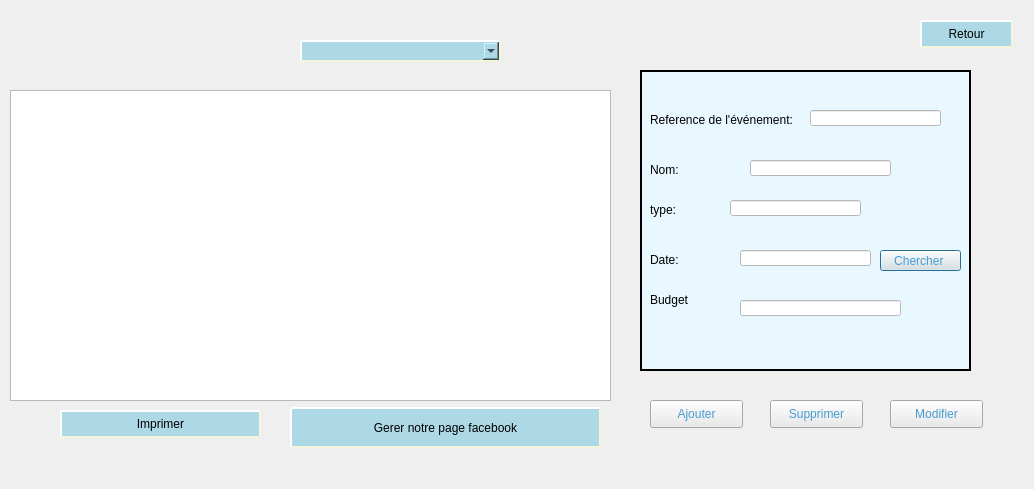
<?xml version="1.0" encoding="UTF-8"?>
<ui version="4.0">
 <class>crud_evenement</class>
 <widget class="QDialog" name="crud_evenement">
  <property name="geometry">
   <rect>
    <x>0</x>
    <y>0</y>
    <width>1034</width>
    <height>489</height>
   </rect>
  </property>
  <property name="windowTitle">
   <string>Gestion de l'évémentiel</string>
  </property>
  <widget class="QFrame" name="frame">
   <property name="geometry">
    <rect>
     <x>640</x>
     <y>70</y>
     <width>331</width>
     <height>301</height>
    </rect>
   </property>
   <property name="styleSheet">
    <string notr="true">background-color:rgb(233,248,255);</string>
   </property>
   <property name="frameShape">
    <enum>QFrame::Box</enum>
   </property>
   <property name="frameShadow">
    <enum>QFrame::Plain</enum>
   </property>
   <property name="lineWidth">
    <number>2</number>
   </property>
   <property name="midLineWidth">
    <number>0</number>
   </property>
   <widget class="QLabel" name="label_15">
    <property name="geometry">
     <rect>
      <x>10</x>
      <y>40</y>
      <width>161</width>
      <height>20</height>
     </rect>
    </property>
    <property name="styleSheet">
     <string notr="true"/>
    </property>
    <property name="text">
     <string>Reference de l'événement:</string>
    </property>
   </widget>
   <widget class="QLabel" name="label_16">
    <property name="geometry">
     <rect>
      <x>10</x>
      <y>90</y>
      <width>91</width>
      <height>20</height>
     </rect>
    </property>
    <property name="styleSheet">
     <string notr="true"/>
    </property>
    <property name="text">
     <string>Nom:</string>
    </property>
   </widget>
   <widget class="QLabel" name="label_23">
    <property name="geometry">
     <rect>
      <x>10</x>
      <y>220</y>
      <width>91</width>
      <height>20</height>
     </rect>
    </property>
    <property name="styleSheet">
     <string notr="true"/>
    </property>
    <property name="text">
     <string>Budget</string>
    </property>
   </widget>
   <widget class="QLabel" name="label_17">
    <property name="geometry">
     <rect>
      <x>10</x>
      <y>130</y>
      <width>141</width>
      <height>20</height>
     </rect>
    </property>
    <property name="styleSheet">
     <string notr="true"/>
    </property>
    <property name="text">
     <string>type:</string>
    </property>
   </widget>
   <widget class="QLabel" name="label_18">
    <property name="geometry">
     <rect>
      <x>10</x>
      <y>180</y>
      <width>41</width>
      <height>20</height>
     </rect>
    </property>
    <property name="styleSheet">
     <string notr="true"/>
    </property>
    <property name="text">
     <string>Date:</string>
    </property>
   </widget>
   <widget class="QLineEdit" name="ref">
    <property name="geometry">
     <rect>
      <x>170</x>
      <y>40</y>
      <width>131</width>
      <height>16</height>
     </rect>
    </property>
    <property name="styleSheet">
     <string notr="true">background-color: rgb(255, 255, 255);
font: 10pt &quot;MS Shell Dlg 2&quot;;
color: rgb(0, 0, 0);
text-decoration:none;</string>
    </property>
    <property name="clearButtonEnabled">
     <bool>true</bool>
    </property>
   </widget>
   <widget class="QLineEdit" name="nom">
    <property name="geometry">
     <rect>
      <x>110</x>
      <y>90</y>
      <width>141</width>
      <height>16</height>
     </rect>
    </property>
    <property name="styleSheet">
     <string notr="true">background-color: rgb(255, 255, 255);
font: 10pt &quot;MS Shell Dlg 2&quot;;
color: rgb(0, 0, 0);
text-decoration:none;</string>
    </property>
    <property name="clearButtonEnabled">
     <bool>true</bool>
    </property>
   </widget>
   <widget class="QLineEdit" name="date">
    <property name="geometry">
     <rect>
      <x>100</x>
      <y>180</y>
      <width>131</width>
      <height>16</height>
     </rect>
    </property>
    <property name="styleSheet">
     <string notr="true">background-color: rgb(255, 255, 255);
font: 10pt &quot;MS Shell Dlg 2&quot;;
color: rgb(0, 0, 0);
text-decoration:none;</string>
    </property>
    <property name="clearButtonEnabled">
     <bool>true</bool>
    </property>
   </widget>
   <widget class="QLineEdit" name="type">
    <property name="geometry">
     <rect>
      <x>90</x>
      <y>130</y>
      <width>131</width>
      <height>16</height>
     </rect>
    </property>
    <property name="styleSheet">
     <string notr="true">background-color: rgb(255, 255, 255);
font: 10pt &quot;MS Shell Dlg 2&quot;;
color: rgb(0, 0, 0);
text-decoration:none;</string>
    </property>
    <property name="clearButtonEnabled">
     <bool>true</bool>
    </property>
   </widget>
   <widget class="QLineEdit" name="budget">
    <property name="geometry">
     <rect>
      <x>100</x>
      <y>230</y>
      <width>161</width>
      <height>16</height>
     </rect>
    </property>
    <property name="styleSheet">
     <string notr="true">background-color: rgb(255, 255, 255);
font: 10pt &quot;MS Shell Dlg 2&quot;;
color: rgb(0, 0, 0);
text-decoration:none;</string>
    </property>
    <property name="clearButtonEnabled">
     <bool>true</bool>
    </property>
   </widget>
   <widget class="QPushButton" name="pushButton_chercherD_2">
    <property name="geometry">
     <rect>
      <x>240</x>
      <y>180</y>
      <width>81</width>
      <height>21</height>
     </rect>
    </property>
    <property name="styleSheet">
     <string notr="true">border-color: rgb(0, 123, 180);
font: 10pt &quot;MS Shell Dlg 2&quot;;
background-color: rgb(234, 234, 234);
color: qlineargradient(spread:reflect, x1:0, y1:0, x2:1, y2:0, stop:0.512712 rgba(70, 156, 208, 255));</string>
    </property>
    <property name="text">
     <string>Chercher </string>
    </property>
   </widget>
  </widget>
  <widget class="QPushButton" name="pushButton_Modifier_C">
   <property name="geometry">
    <rect>
     <x>890</x>
     <y>400</y>
     <width>93</width>
     <height>28</height>
    </rect>
   </property>
   <property name="styleSheet">
    <string notr="true">border-color: rgb(0, 123, 180);
font: 10pt &quot;MS Shell Dlg 2&quot;;
background-color: rgb(234, 234, 234);
color: qlineargradient(spread:reflect, x1:0, y1:0, x2:1, y2:0, stop:0.512712 rgba(70, 156, 208, 255));</string>
   </property>
   <property name="text">
    <string>Modifier</string>
   </property>
  </widget>
  <widget class="QPushButton" name="pushButton_supprimer_C">
   <property name="geometry">
    <rect>
     <x>770</x>
     <y>400</y>
     <width>93</width>
     <height>28</height>
    </rect>
   </property>
   <property name="styleSheet">
    <string notr="true">border-color: rgb(0, 123, 180);
font: 10pt &quot;MS Shell Dlg 2&quot;;
background-color: rgb(234, 234, 234);
color: qlineargradient(spread:reflect, x1:0, y1:0, x2:1, y2:0, stop:0.512712 rgba(70, 156, 208, 255));</string>
   </property>
   <property name="text">
    <string>Supprimer</string>
   </property>
  </widget>
  <widget class="QPushButton" name="pushButton_ajout_C">
   <property name="geometry">
    <rect>
     <x>650</x>
     <y>400</y>
     <width>93</width>
     <height>28</height>
    </rect>
   </property>
   <property name="styleSheet">
    <string notr="true">border-color: rgb(0, 123, 180);
font: 10pt &quot;MS Shell Dlg 2&quot;;
background-color: rgb(234, 234, 234);
color: qlineargradient(spread:reflect, x1:0, y1:0, x2:1, y2:0, stop:0.512712 rgba(70, 156, 208, 255));</string>
   </property>
   <property name="text">
    <string>Ajouter</string>
   </property>
  </widget>
  <widget class="QTableView" name="tabevent">
   <property name="geometry">
    <rect>
     <x>10</x>
     <y>90</y>
     <width>601</width>
     <height>311</height>
    </rect>
   </property>
  </widget>
  <widget class="QComboBox" name="comboBox">
   <property name="geometry">
    <rect>
     <x>300</x>
     <y>40</y>
     <width>201</width>
     <height>22</height>
    </rect>
   </property>
   <property name="styleSheet">
    <string notr="true">QComboBox#comboBox {
    background-color: lightblue;
    border-style: outset;
    border-width: 2px;
    border-color: beige;
}</string>
   </property>
  </widget>
  <widget class="QPushButton" name="pushButton">
   <property name="geometry">
    <rect>
     <x>60</x>
     <y>410</y>
     <width>201</width>
     <height>28</height>
    </rect>
   </property>
   <property name="styleSheet">
    <string notr="true">QPushButton#pushButton {
    background-color: lightblue;
    border-style: outset;
    border-width: 2px;
    border-color: beige;
}</string>
   </property>
   <property name="text">
    <string>Imprimer</string>
   </property>
  </widget>
  <widget class="QPushButton" name="pushButton_2">
   <property name="geometry">
    <rect>
     <x>920</x>
     <y>20</y>
     <width>93</width>
     <height>28</height>
    </rect>
   </property>
   <property name="styleSheet">
    <string notr="true">QPushButton#pushButton_2 {
    background-color: lightblue;
    border-style: outset;
    border-width: 2px;
    border-color: beige;
}</string>
   </property>
   <property name="text">
    <string>Retour</string>
   </property>
  </widget>
  <widget class="QPushButton" name="pushButton_3">
   <property name="geometry">
    <rect>
     <x>290</x>
     <y>407</y>
     <width>311</width>
     <height>41</height>
    </rect>
   </property>
   <property name="styleSheet">
    <string notr="true">QPushButton#pushButton_3
 {
    background-color: lightblue;
    border-style: outset;
    border-width: 2px;
    border-color: beige;
}</string>
   </property>
   <property name="text">
    <string>Gerer notre page facebook</string>
   </property>
  </widget>
 </widget>
 <resources/>
 <connections/>
</ui>
